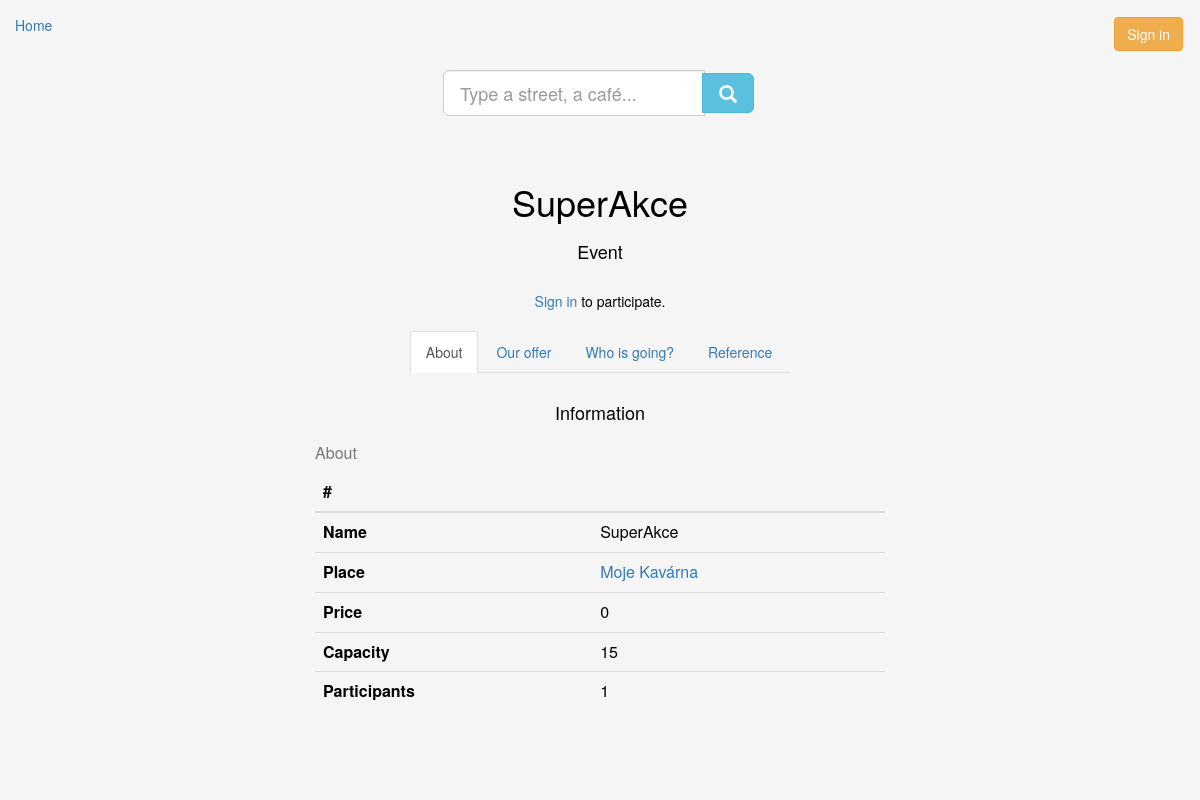
The app's page /event/?id=1 with its own data.
### kavarna/models.py (models this page shows, shortened)
class Event(models.Model):
    name = models.CharField(max_length=64)
    price = models.IntegerField()
    capacity = models.IntegerField()
    participants = models.ManyToManyField(User)
    coffee_list = models.ManyToManyField(Coffee)
    place = models.ForeignKey(Cafe, on_delete=models.CASCADE)

class Cafe(models.Model):
    name = models.CharField(max_length=64)
    street = models.CharField(max_length=64, blank=True, default='')
    housenumber = models.PositiveIntegerField(blank=True, default=0) # needs to be changed
    city = models.CharField(max_length=64, blank=True, default='')
    psc = models.CharField(max_length=64, blank=True, default='')
    opensAt = models.CharField(max_length=64, blank=True, default='')
    closesAt = models.CharField(max_length=64, blank=True, default='')
    capacity = models.PositiveSmallIntegerField(blank=True, default=0)
    description = models.TextField(blank=True, default='')
    owner = models.ForeignKey(User, on_delete=models.CASCADE)
    offers_coffee = models.ManyToManyField(Coffee)

### kavarna/views.py (the view, shortened to what this page needs)
# urls.py: path('event/', views.event, name='event'),
def event(request):
    d = generateDict(request)
    if 'message' in d:
        return errLogout(request, d)
    if request.method == 'GET':
        eventid = request.GET['id']
        d['event'] = models.Event.objects.get(pk=eventid)
        try:
            d['participating'] = True if d['loggeduser'] in d['event'].participants.all() else False
        except KeyError:
            d['participating'] = False
        d['coffee'] = d['event'].coffee_list.all()
        d['all_coffee'] = list(set(models.Coffee.objects.all()) - set(d['coffee']))
        d['event_reactions'] = models.Reaction.objects.filter(event=d['event']).exclude(text="")
        l = [p.pk for p in d['event_reactions']]
        d['reaction_reactions'] = models.Reaction.objects.filter(react__in=l)
        return render(request, "event.html", d)

### kavarna/core.py (called while the page is built)
def generateDict(request):
    try:
        email = request.COOKIES['user']
        if User.objects.get(email=email) != None:
            d = {'loggeduser'    : User.objects.get(email=email),
                 'loggeddrinker' : models.Drinker.getData(email) }
        else:
            d = {'message'   : 'Unknown user'}
    except:
        d = {}
    d['key'] = request.GET.get('key', '')
    return d

### kavarna/templates/event.html (shortened to what this page needs)
{% extends "subpage.html" %}
{% block header %}{{event.name}}{% endblock %}
{% block pagetype %}Event{% endblock %}
{% block score %}
<div class="row" style="margin: 20px">
    <div class="col-lg text-center">
        {% if loggeduser %}
        <input type="button" id="participate" class="btn btn-lg btn-warning" name="{{ likebutton }}" value=
        {% if participating %}
            "Stop Participating"
        {% else %}
            "Participate"
        {% endif %}
        />
        <script>
        // click -> sends async request
        $('#participate').click(function(){
            $.ajax({
                type: "POST",
                url: "{% url 'event' %}",
                data: {'pk': '{{ event.pk }}',
                       'csrfmiddlewaretoken': '{{ csrf_token }}'},
                dataType: "json",
                // on success changes
                success: function(response) {
                    $('#participate').prop('value', response.participatevalue)
                    $('#participantcount').text(response.participantcount);
                },
                // on error nothing :(
                error: function(rs, e) {
                }
            });
        })
        </script>
        {% else %}
        <a href="{% url 'signin' %}">Sign in</a> to participate.
        {% endif %}
    </div>
</div>
{% endblock %}
{% block tab1title %}About{% endblock %}
{% block tab2title %}Our offer{% endblock %}
{% block tab3title %}Who is going?{% endblock %}
{% block tab4title %}Reference{% endblock %}
{% block tab1header%}Information{% endblock %}
{% block tab1 %}
<div class="row">
    <div class="col-lg-3"></div>
    <div class="col-lg-6">
    <table class="table table-sm">
        <caption>About</caption>
        <thead class="thead-dark">
            <tr>
                <th scope="col">#</th>
                <th scope="col"></th>
            </tr>
        </thead>
        <tr>
            <th>Name</th>
            <td>{{event.name}}</td>
        </tr>
        <tr>
            <th>Place</th>
            <td>
                <a href="{% url 'cafe' %}?id={{event.place.pk}}">{{event.place.name}}</a>
            </td>
        </tr>
        <tr>
            <th>Price</th>
            <td>{{event.price}}</td>
        </tr>
        <tr>
            <th>Capacity</th>
            <td>{{event.capacity}}</td>
        </tr>
        <tr>
            <th>Participants</th>
            <td id="participantcount">{{event.participants.all | length}}</td>
        </tr>
    </table>
    </div>
    <div class="col-lg-3"></div>
</div>
{% endblock %}

### kavarna/static/kavarna/styles.css (style rules this page uses)
html, body { height: 100%; }
.backgrounder { background-color: #f5f5f5; color: black; }

### records on screen
Event: name "SuperAkce", place.name "Moje Kavárna", price "0", capacity "15", participants.all|length "1"
